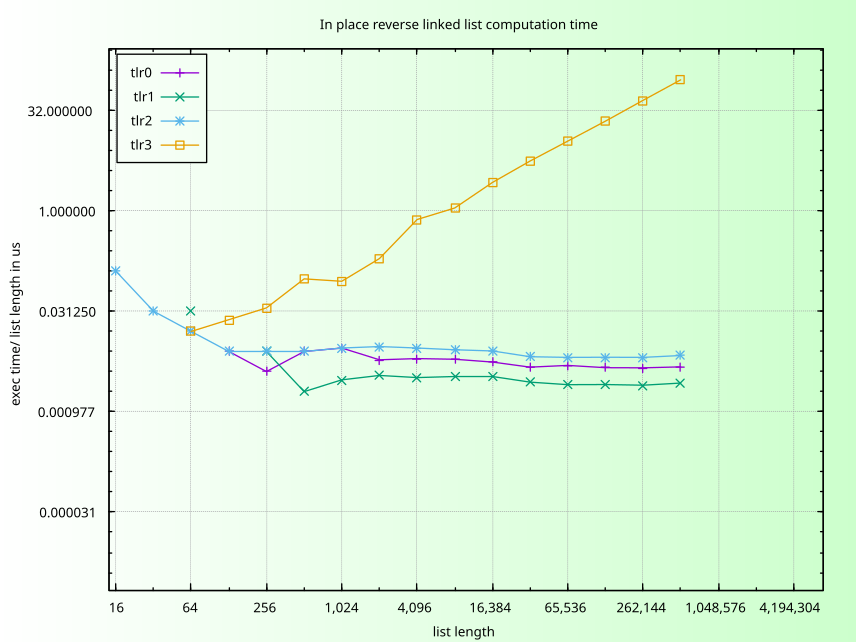

Write the gnuplot code that produced this figure.
#!/opt/homebrew/Cellar/gnuplot/6.0.3/bin/gnuplot
#
#    
#    	G N U P L O T
#    	Version 6.0.3 patchlevel 3    last modified 2025-06-01 
#    
#    	Copyright (C) 1986-1993, 1998, 2004, 2007-2025
#    	Thomas Williams, Colin Kelley and many others
#    
#    	gnuplot home:     http://www.gnuplot.info
#    	faq, bugs, etc:   type "help FAQ"
#    	immediate help:   type "help"  (plot window: hit 'h')
# set terminal qt 0 font "Sans,10"
# set output
unset clip points
set clip one
unset clip two
unset clip radial
set errorbars front 1.000000 
set border 31 front lt black linewidth 1.000 dashtype solid
set cornerpoles
set zdata 
set ydata 
set xdata 
set y2data 
set x2data 
set boxwidth
set boxdepth 0
set style fill  empty border
set style rectangle back fc  bgnd fillstyle   solid 1.00 border lt -1
set style circle radius graph 0.02 
set style ellipse size graph 0.05, 0.03 angle 0 units xy
set dummy x, y
set format x "%'.0f" 
set format y "%f" 
set format x2 "%'.0f" 
set format y2 "%'.0f" 
set format z "%'.0f" 
set format cb "%'.0f" 
set format r "%'.0f" 
set ttics format "% h"
set timefmt "%d/%m/%y,%H:%M"
set angles radians
set tics back
set grid nopolar
set grid xtics nomxtics ytics nomytics noztics nomztics nortics nomrtics \
 nox2tics nomx2tics noy2tics nomy2tics nocbtics nomcbtics
set grid layerdefault   lt 0 linecolor 0 linewidth 0.500 dashtype solid,  lt 0 linecolor 0 linewidth 0.500 dashtype solid
unset raxis
set theta counterclockwise right
set style parallel front  lt black linewidth 2.000 dashtype solid
set key notitle
set key fixed left top vertical Right noreverse enhanced autotitle columnhead box lt black linewidth 1.000 dashtype solid
set key noinvert samplen 4 spacing 1.5 width 0.5 height 0.5
set key maxcolumns 0 maxrows 0
set key noopaque
unset label
unset arrow
unset style line
unset style arrow
set style histogram clustered gap 2 title textcolor lt -1
unset object
unset walls
set style textbox  transparent margins  1.0,  1.0 border  lt -1 linewidth  1.0
set style watchpoint nolabels
set offsets 0, 0, 0, 0
set pointsize 1
set pointintervalbox 1
set encoding default
unset parametric
unset polar
unset spiderplot
set decimalsign locale ""
set decimalsign '.'
unset micro
unset minussign
set view 60, 30, 1, 1
set view azimuth 0
set rgbmax 255
set samples 100, 100
set isosamples 10, 10
set surface implicit
set surface
set mapping cartesian
set datafile separator ","
set datafile nocolumnheaders
unset hidden3d

unset contour
set cntrlabel  format '%8.3g' font '' start 5 interval 20
set cntrparam order 4
set cntrparam linear
set cntrparam levels 5
set cntrparam levels auto
set cntrparam firstlinetype 0 unsorted
set cntrparam points 5
set size ratio 0 1,1
set origin 0,0
set contourfill auto 5
set contourfill palette
set style data points
set style function lines
unset xzeroaxis
unset yzeroaxis
unset zzeroaxis
unset x2zeroaxis
unset y2zeroaxis
set xyplane relative 0.5
set tics scale  1, 0.5, 1, 1, 1
set mxtics default
set mytics default
set mztics default
set mx2tics default
set my2tics default
set mcbtics default
set mrtics default
set nomttics
set xtics border in scale 1,0.5 mirror norotate  autojustify
set xtics  norangelimit logscale autofreq 
set ytics border in scale 1,0.5 mirror norotate  autojustify
set ytics  norangelimit logscale autofreq 
set ztics border in scale 1,0.5 nomirror norotate  autojustify
set ztics  norangelimit autofreq 
unset x2tics
unset y2tics
set cbtics border in scale 1,0.5 mirror norotate  autojustify
set cbtics  norangelimit autofreq 
set rtics axis in scale 1,0.5 nomirror norotate  autojustify
set rtics  norangelimit autofreq 
unset ttics
set title "In place reverse linked list computation time" 
set title  font "" textcolor lt -1 norotate
set timestamp bottom 
set timestamp "" 
set timestamp  font "" textcolor lt -1 norotate
set trange [ * : * ] noreverse nowriteback
set urange [ * : * ] noreverse nowriteback
set vrange [ * : * ] noreverse nowriteback
set xlabel "list length" 
set xlabel  font "" textcolor lt -1 norotate
set x2label "" 
set x2label  font "" textcolor lt -1 norotate
set xrange [ 13.9288 : 7.30271e+06 ] noreverse writeback
set x2range [ 104858. : 629145. ] noreverse writeback
set ylabel "exec time/ list length in us" 
set ylabel  font "" textcolor lt -1 rotate
set y2label "" 
set y2label  font "" textcolor lt -1 rotate
set yrange [ 2.04424e-06 : 274.374 ] noreverse writeback
set y2range [ * : * ] noreverse writeback
set zlabel "" 
set zlabel  font "" textcolor lt -1 norotate
set zrange [ * : * ] noreverse writeback
set cblabel "" 
set cblabel  font "" textcolor lt -1 rotate
set cbrange [ 0.00000 : 200.000 ] noreverse writeback
set rlabel "" 
set rlabel  font "" textcolor lt -1 norotate
set rrange [ * : * ] noreverse writeback
unset logscale
set logscale y 2
set logscale x 2
unset jitter
set zero 1e-08
set lmargin  -1
set bmargin  -1
set rmargin  -1
set tmargin  -1
set locale "en_US.UTF-8"
set pm3d explicit at s
set pm3d scansautomatic
set pm3d interpolate 1,1 flush begin noftriangles noborder corners2color mean
set pm3d clip z 
set pm3d nolighting
set palette positive nops_allcF maxcolors 0 gamma 1.5 color model RGB 
set palette defined ( 0 1 1 1, 1 0.8 1 0.8 )
set colorbox vertical origin screen 0.9, 0.2 size screen 0.05, 0.6 front  noinvert bdefault
unset colorbox
set style boxplot candles range  1.50 outliers pt 7 separation 1 labels auto unsorted
set chi_shapes fraction 0.60
set loadpath 
set fontpath
set psdir
set fit brief errorvariables nocovariancevariables errorscaling prescale nowrap v5
GNUTERM = "qt"
I = {0.0, 1.0}
VoxelDistance = 0.0
GridDistance = 0.0
n = 200
dx = 0.005

set for [i=1:n] object i rectangle from screen (i-1)*dx,0 to \
screen i*dx+dx/2,1 fs solid 1.0 noborder fillcolor palette cb i \
behind

## Last datafile plotted: "time_99_07_mac_o2_1.csv"
## Last plot command
plot 'time_99_07_mac_o2_1.csv' using 1:6 with linespoints, '' using 1:7 with linespoints, '' using 1:8 with linespoints, '' using 1:9 with linespoints
#    EOF
